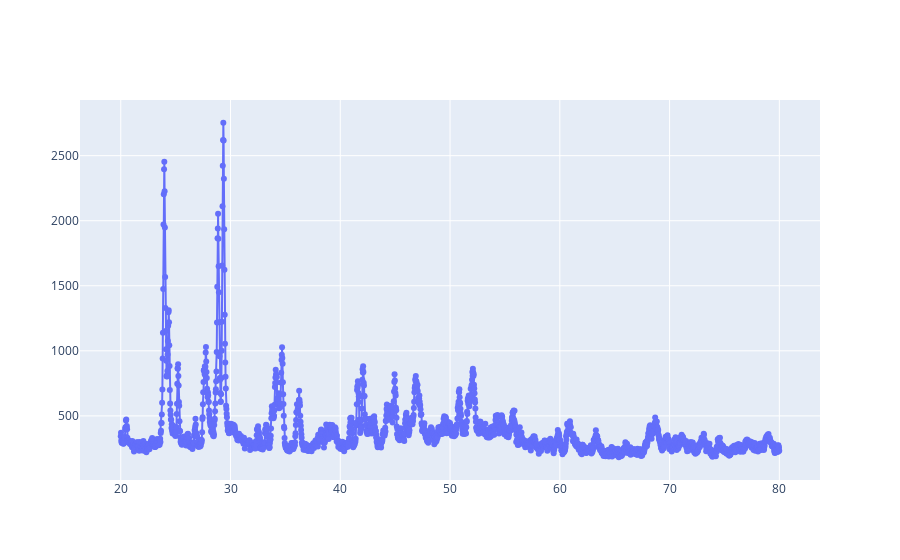

The notebook cell saved with this chart:
### Code cell
xrd_data = pd.read_csv('S2_1024.xy', delimiter=' ', names=['Angle', 'Intensity'])

indices = find_peaks(xrd_data.Intensity)[0]

fig = go.Figure()
fig.add_trace(go.Scatter(
    x=xrd_data.Angle,
    y=xrd_data.Intensity,
    mode='lines+markers',
    name='XRD sample'
))

fig.show()

### Figure 1 — Plotly figure (JSON) as saved in the notebook; plotly's stock layout.template omitted (floating-point values rounded to 4 significant figures; data arrays with more than 128 entries replaced by an {"elided": "..."} marker saying what was removed)
{"data": [{"mode": "lines+markers", "name": "XRD sample", "type": "scatter", "x": {"elided": "2389 float values"}, "y": {"elided": "2389 int values"}}], "layout": {}}
